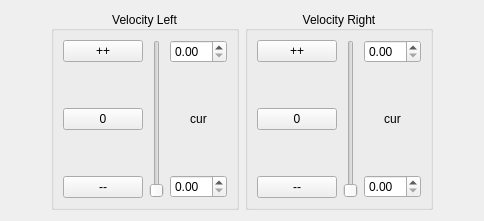
                    <widget class="QWidget" name="steering_control_separate_tab_widget">
                      <attribute name="title">
                        <string>Seperate</string>
                      </attribute>
                      <layout class="QHBoxLayout" name="steering_control_separate_tab_widget_horizontal_layout">
                        <item>
                          <spacer name="steering_control_separate_tab_widget_horizontal_layout_upper_spacer">
                            <property name="orientation">
                              <enum>Qt::Horizontal</enum>
                            </property>
                            <property name="sizeHint" stdset="0">
                              <size>
                                <width>40</width>
                                <height>20</height>
                              </size>
                            </property>
                          </spacer>
                        </item>
                        <item>
                          <layout class="QHBoxLayout" name="steering_control_separate_horizontal_layout">
                            <!-- steering control separate left start -->
                            <item>
                              <widget class="QGroupBox" name="steering_control_separate_left_group_box">
                                <property name="title">
                                  <string>Velocity Left</string>
                                </property>
                                <property name="alignment">
                                  <set>Qt::AlignCenter</set>
                                </property>

                                <layout class="QHBoxLayout" name="steering_control_separate_left_horizontal_layout">
                                  <item>
                                    <layout class="QVBoxLayout" name="steering_control_separate_left_button">
                                      <item>
                                        <widget class="QPushButton" name="steering_control_separate_left_button_increase">
                                          <property name="text">
                                            <string>++</string>
                                          </property>
                                        </widget>
                                      </item>
                                      <item>
                                        <spacer name="steering_control_separate_left_button_upper_spacer">
                                          <property name="orientation">
                                            <enum>Qt::Vertical</enum>
                                          </property>
                                          <property name="sizeHint" stdset="0">
                                            <size>
                                              <width>20</width>
                                              <height>40</height>
                                            </size>
                                          </property>
                                        </spacer>
                                      </item>
                                      <item>
                                        <widget class="QPushButton" name="steering_control_separate_button_left_reset">
                                          <property name="text">
                                            <string>0</string>
                                          </property>
                                        </widget>
                                      </item>
                                      <item>
                                        <spacer name="steering_control_separate_left_button_lower_spacer">
                                          <property name="orientation">
                                            <enum>Qt::Vertical</enum>
                                          </property>
                                          <property name="sizeHint" stdset="0">
                                            <size>
                                              <width>20</width>
                                              <height>40</height>
                                            </size>
                                          </property>
                                        </spacer>
                                      </item>
                                      <item>
                                        <widget class="QPushButton" name="steering_control_separate_left_button_decrease">
                                          <property name="text">
                                            <string>--</string>
                                          </property>
                                        </widget>
                                      </item>
                                    </layout>
                                  </item>
                                  <item>
                                    <widget class="QSlider" name="steering_control_separate_left_slider">
                                      <property name="orientation">
                                        <enum>Qt::Vertical</enum>
                                      </property>
                                    </widget>
                                  </item>
                                  <item>
                                    <layout class="QVBoxLayout" name="steering_control_separate_left_value">
                                      <item>
                                        <widget class="QDoubleSpinBox" name="steering_control_separate_left_value_maximum"/>
                                      </item>
                                      <item>
                                        <spacer name="steering_control_separate_left_value_upper_spacer">
                                          <property name="orientation">
                                            <enum>Qt::Vertical</enum>
                                          </property>
                                          <property name="sizeHint" stdset="0">
                                            <size>
                                              <width>20</width>
                                              <height>40</height>
                                            </size>
                                          </property>
                                        </spacer>
                                      </item>
                                      <item>
                                        <widget class="QLabel" name="steering_control_separate_left_value_current">
                                          <property name="text">
                                            <string>cur</string>
                                          </property>
                                          <property name="alignment">
                                            <set>Qt::AlignCenter</set>
                                          </property>
                                        </widget>
                                      </item>
                                      <item>
                                        <spacer name="steering_control_separate_left_value_lower_spacer">
                                          <property name="orientation">
                                            <enum>Qt::Vertical</enum>
                                          </property>
                                          <property name="sizeHint" stdset="0">
                                            <size>
                                              <width>20</width>
                                              <height>40</height>
                                            </size>
                                          </property>
                                        </spacer>
                                      </item>
                                      <item>
                                        <widget class="QDoubleSpinBox" name="steering_control_separate_left_value_minimum"/>
                                      </item>
                                    </layout>
                                  </item>
                                </layout>

                              </widget>
                            </item>
                            <!-- steering control separate left end -->

                            <!-- steering control separate right start -->
                            <item>
                              <widget class="QGroupBox" name="steering_control_separate_right_group_box">
                                <property name="title">
                                  <string>Velocity Right</string>
                                </property>
                                <property name="alignment">
                                  <set>Qt::AlignCenter</set>
                                </property>
                                <layout class="QHBoxLayout" name="steering_control_separate_right_horizontal_layout">
                                  <item>
                                    <layout class="QVBoxLayout" name="steering_control_separate_right_button">
                                      <item>
                                        <widget class="QPushButton" name="steering_control_separate_right_button_increase">
                                          <property name="text">
                                            <string>++</string>
                                          </property>
                                        </widget>
                                      </item>
                                      <item>
                                        <spacer name="steering_control_separate_right_button_upper_spacer">
                                          <property name="orientation">
                                            <enum>Qt::Vertical</enum>
                                          </property>
                                          <property name="sizeHint" stdset="0">
                                            <size>
                                              <width>20</width>
                                              <height>40</height>
                                            </size>
                                          </property>
                                        </spacer>
                                      </item>
                                      <item>
                                        <widget class="QPushButton" name="steering_control_separate_button_right_reset">
                                          <property name="text">
                                            <string>0</string>
                                          </property>
                                        </widget>
                                      </item>
                                      <item>
                                        <spacer name="steering_control_separate_right_button_lower_spacer">
                                          <property name="orientation">
                                            <enum>Qt::Vertical</enum>
                                          </property>
                                          <property name="sizeHint" stdset="0">
                                            <size>
                                              <width>20</width>
                                              <height>40</height>
                                            </size>
                                          </property>
                                        </spacer>
                                      </item>
                                      <item>
                                        <widget class="QPushButton" name="steering_control_separate_right_button_decrease">
                                          <property name="text">
                                            <string>--</string>
                                          </property>
                                        </widget>
                                      </item>
                                    </layout>
                                  </item>
                                  <item>
                                    <widget class="QSlider" name="steering_control_separate_right_slider">
                                      <property name="orientation">
                                        <enum>Qt::Vertical</enum>
                                      </property>
                                    </widget>
                                  </item>
                                  <item>
                                    <layout class="QVBoxLayout" name="steering_control_separate_right_value">
                                      <item>
                                        <widget class="QDoubleSpinBox" name="steering_control_separate_right_value_maximum"/>
                                      </item>
                                      <item>
                                        <spacer name="steering_control_separate_right_value_upper_spacer">
                                          <property name="orientation">
                                            <enum>Qt::Vertical</enum>
                                          </property>
                                          <property name="sizeHint" stdset="0">
                                            <size>
                                              <width>20</width>
                                              <height>40</height>
                                            </size>
                                          </property>
                                        </spacer>
                                      </item>
                                      <item>
                                        <widget class="QLabel" name="steering_control_separate_right_value_current">
                                          <property name="text">
                                            <string>cur</string>
                                          </property>
                                          <property name="alignment">
                                            <set>Qt::AlignCenter</set>
                                          </property>
                                        </widget>
                                      </item>
                                      <item>
                                        <spacer name="steering_control_separate_right_value_lower_spacer">
                                          <property name="orientation">
                                            <enum>Qt::Vertical</enum>
                                          </property>
                                          <property name="sizeHint" stdset="0">
                                            <size>
                                              <width>20</width>
                                              <height>40</height>
                                            </size>
                                          </property>
                                        </spacer>
                                      </item>
                                      <item>
                                        <widget class="QDoubleSpinBox" name="steering_control_separate_right_value_minimum"/>
                                      </item>
                                    </layout>
                                  </item>
                                </layout>
                              </widget>
                            </item>
                            <!-- steering control separate right end -->
                          </layout>
                        </item>
                        <item>
                          <spacer name="revolute_control_separate_tab_widget_vertical_layout_lower_spacer">
                            <property name="orientation">
                              <enum>Qt::Horizontal</enum>
                            </property>
                            <property name="sizeHint" stdset="0">
                              <size>
                                <width>40</width>
                                <height>20</height>
                              </size>
                            </property>
                          </spacer>
                        </item>
                      </layout>
                    </widget>
